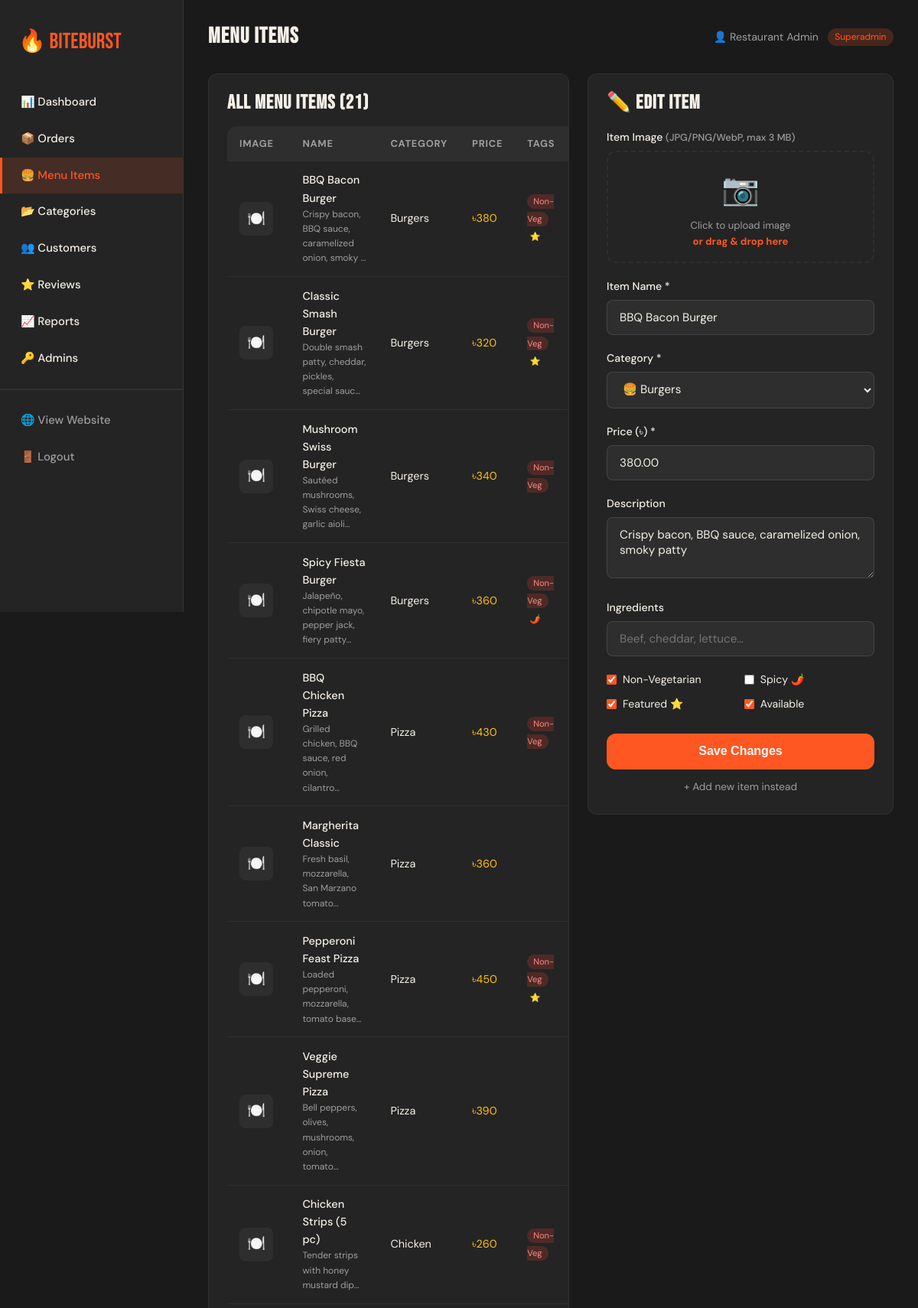
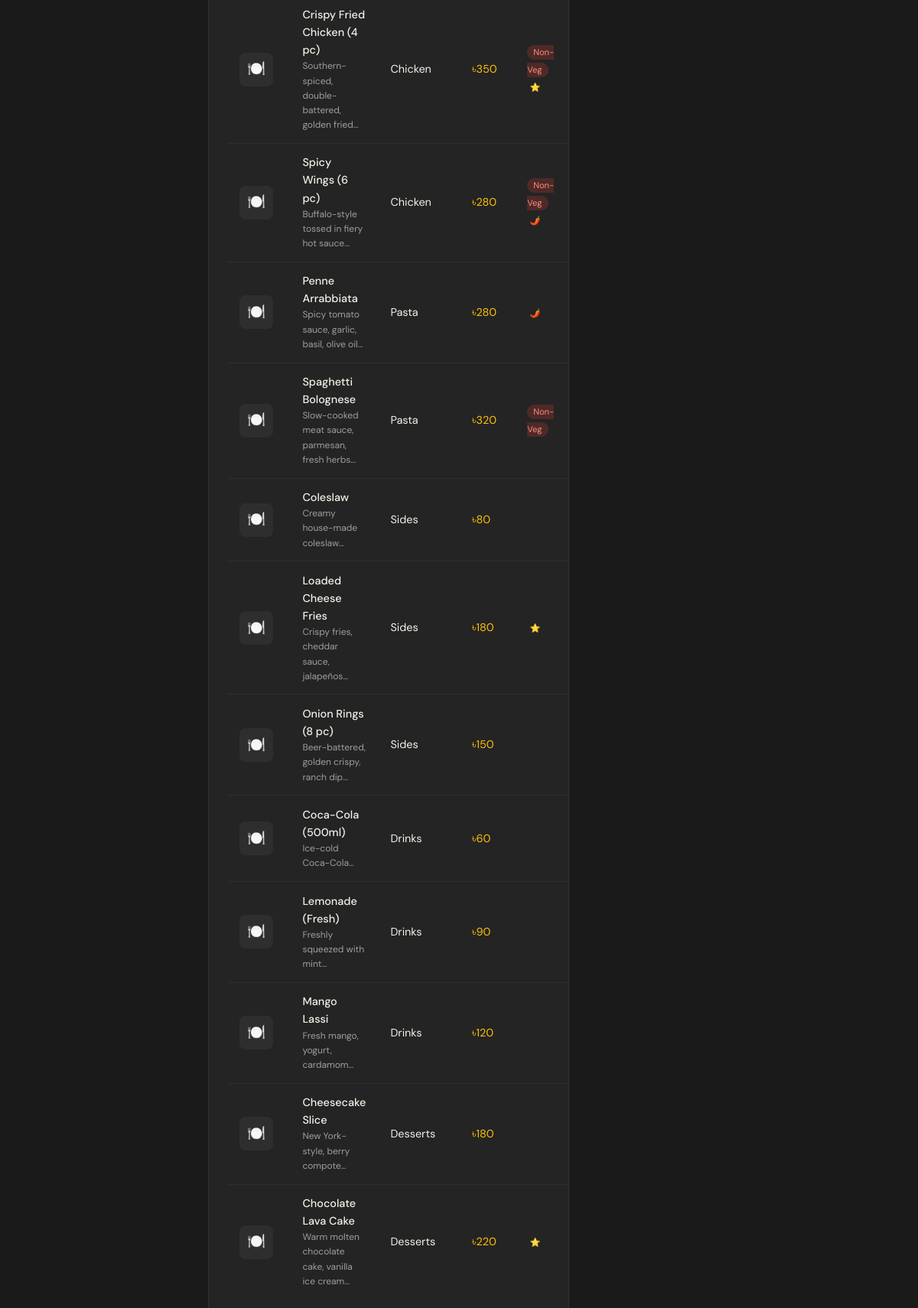
The page /admin/menu_items.php?edit=2 (signed in) on the database its author committed (2 pictures, top to bottom).
### tables this page shows
CREATE TABLE MenuItem (
    item_id        INT AUTO_INCREMENT PRIMARY KEY,
    restaurant_id  INT          NOT NULL,
    category_id    INT          NOT NULL,
    name           VARCHAR(120) NOT NULL,
    description    TEXT,
    price          DECIMAL(8,2) NOT NULL,
    image_url      VARCHAR(255),
    ingredients    TEXT,
    is_non_veg     TINYINT(1)   DEFAULT 0,
    is_spicy       TINYINT(1)   DEFAULT 0,
    is_featured    TINYINT(1)   DEFAULT 0,
    available      TINYINT(1)   DEFAULT 1,
    created_at     TIMESTAMP    DEFAULT CURRENT_TIMESTAMP,
    FOREIGN KEY (restaurant_id) REFERENCES Restaurant(restaurant_id) ON DELETE CASCADE,
    FOREIGN KEY (category_id)   REFERENCES Category(category_id)    ON DELETE RESTRICT
);

CREATE TABLE Category (
    category_id   INT AUTO_INCREMENT PRIMARY KEY,
    name          VARCHAR(80)  NOT NULL,
    icon          VARCHAR(10)  DEFAULT '🍽️',
    display_order INT          DEFAULT 0
);

### admin/menu_items.php (the view, shortened to what this page needs)
<?php
require_once __DIR__ . '/../config/db.php';
include 'includes/admin_header.php';
$edit_item = null;
if (isset($_GET['edit'])) {
    $edit_item = $conn->query("SELECT * FROM MenuItem WHERE item_id=".(int)$_GET['edit'])->fetch_assoc();
}
$categories = $conn->query("SELECT * FROM Category ORDER BY display_order");
$items = $conn->query("
    SELECT mi.*, c.name AS cat_name
    FROM MenuItem mi JOIN Category c ON mi.category_id=c.category_id
    ORDER BY c.display_order, mi.name
");
?>
<div style="display:grid;grid-template-columns:1fr 400px;gap:1.5rem;align-items:start">
  <div class="section-card" style="overflow-x:auto">
    <div style="display:flex;justify-content:space-between;align-items:center;margin-bottom:1rem">
      <h3>All Menu Items (<?= $items->num_rows ?>)</h3>
    </div>
    <table class="data-table">
      <thead><tr>
        <th>Image</th><th>Name</th><th>Category</th><th>Price</th><th>Tags</th><th>Available</th><th>Actions</th>
      </tr></thead>
      <tbody>
        <?php while($item = $items->fetch_assoc()): ?>
          <tr>
            <td>
              <?php if (!empty($item['image_url'])): ?>
                <img src="<?= '../' . htmlspecialchars($item['image_url']) ?>"
                     class="item-thumb" alt="<?= htmlspecialchars($item['name']) ?>"
                     onerror="this.style.display='none';this.nextElementSibling.style.display='inline-flex'">
                <span class="no-img-thumb" style="display:none">🍽️</span>
              <?php else: ?>
                <span class="no-img-thumb">🍽️</span>
              <?php endif; ?>
            </td>
            <td>
              <div style="font-weight:500"><?= htmlspecialchars($item['name']) ?></div>
              <div style="font-size:.75rem;color:var(--muted)"><?= htmlspecialchars(substr($item['description']??'',0,50)) ?>…</div>
            </td>
            <td><?= htmlspecialchars($item['cat_name']) ?></td>
            <td style="color:var(--gold)">৳<?= number_format($item['price'],0) ?></td>
            <td>
              <?php if($item['is_non_veg']): ?><span style="font-size:.7rem;background:rgba(244,67,54,.2);color:#ff8a80;padding:.15rem .5rem;border-radius:50px">Non-Veg</span><?php endif; ?>
              <?php if($item['is_spicy']): ?><span style="font-size:.7rem;margin-left:.2rem">🌶️</span><?php endif; ?>
              <?php if($item['is_featured']): ?><span style="font-size:.7rem;margin-left:.2rem">⭐</span><?php endif; ?>
            </td>
            <td>
            </td>
          </tr>
        <?php endwhile; ?>
      </tbody>
    </table>
  </div>
  <div class="section-card">
    <h3 style="margin-bottom:1.2rem"><?= $edit_item ? '✏️ Edit Item' : '➕ Add New Item' ?></h3>
    <form method="POST" enctype="multipart/form-data" id="itemForm">
      <div class="form-group">
        <label>Item Image <span style="color:var(--muted);font-size:.8rem">(JPG/PNG/WebP, max 3 MB)</span></label>
        <?php $currentImg = $edit_item['image_url'] ?? ''; ?>
        <div class="img-upload-box" id="uploadBox" onclick="document.getElementById('item_image').click()">
          <div id="imgPlaceholder" <?= !empty($currentImg) ? 'style="display:none"' : '' ?>>
            <div class="img-placeholder">📷</div>
            <div class="img-upload-label">Click to upload image<br><strong>or drag & drop here</strong></div>
          </div>
        </div>
      </div>
      <div class="form-group">
        <label>Item Name *</label>
        <input type="text" name="name" value="<?= htmlspecialchars($edit_item['name']??'') ?>" placeholder="e.g. Classic Smash Burger" required>
      </div>
      <div class="form-group">
        <label>Category *</label>
        <select name="category_id" required>
          <?php $categories->data_seek(0); while($c=$categories->fetch_assoc()): ?>
            <option value="<?= $c['category_id'] ?>"
              <?= ($edit_item['category_id']??0)==$c['category_id']?'selected':'' ?>>
              <?= $c['icon'] ?> <?= htmlspecialchars($c['name']) ?>
            </option>
          <?php endwhile; ?>
        </select>
      </div>
      <div class="form-group">
        <label>Price (৳) *</label>
        <input type="number" name="price" step="0.01" min="1" value="<?= $edit_item['price']??'' ?>" placeholder="320" required>
      </div>
      <div class="form-group">
        <label>Description</label>
        <textarea name="description" rows="2" placeholder="Short description…"><?= htmlspecialchars($edit_item['description']??'') ?></textarea>
      </div>
      <div class="form-group">
        <label>Ingredients</label>
        <input type="text" name="ingredients" value="<?= htmlspecialchars($edit_item['ingredients']??'') ?>" placeholder="Beef, cheddar, lettuce…">
      </div>
      <div style="display:grid;grid-template-columns:1fr 1fr;gap:.6rem;margin-bottom:1.2rem">
        <?php
        $checks = [
            'is_non_veg' => 'Non-Vegetarian',
            'is_spicy'   => 'Spicy 🌶️',
            'is_featured'=> 'Featured ⭐',
            'available'  => 'Available',
        ];
        foreach($checks as $field => $label):
          $checked = $edit_item ? ($edit_item[$field] ? 'checked' : '') : ($field==='available'?'checked':'');
        ?>
          <label style="display:flex;align-items:center;gap:.5rem;font-size:.88rem;cursor:pointer">
            <input type="checkbox" name="<?= $field ?>" <?= $checked ?> style="accent-color:var(--fire)">
            <?= $label ?>
          </label>
        <?php endforeach; ?>
      </div>
      <button type="submit" class="btn-full"><?= $edit_item ? 'Save Changes' : 'Add Item' ?></button>
      <?php if($edit_item): ?>
        <a href="menu_items.php" style="display:block;text-align:center;margin-top:.8rem;color:var(--muted);font-size:.85rem">+ Add new item instead</a>
      <?php endif; ?>
    </form>
  </div>
</div>
<?php include 'includes/admin_footer.php'; ?>

### assets/css/style.css (style rules this page uses)
:root { --fire: #FF5722; --fire-dk: #E64A19; --gold: #FFC107; --dark: #1A1A1A; --dark-2: #242424; --dark-3: #2E2E2E; --cream: #F5F0E8; --muted: #9E9E9E; --white: #FFFFFF; --success: #4CAF50; --danger: #F44336; --radius: 12px; --shadow: 0 8px 32px rgba(0,0,0,.45); }
*, *::before, *::after { box-sizing: border-box; margin: 0; padding: 0; }
html { scroll-behavior: smooth; }
body { font-family: 'DM Sans', sans-serif; background: var(--dark); color: var(--cream); line-height: 1.6; overflow-x: hidden; }
h1,h2,h3,h4 { font-family: 'Bebas Neue', sans-serif; letter-spacing: .04em; line-height: 1.1; }
h3 { font-size: 1.6rem; }
.form-group { margin-bottom: 1.2rem; }
.form-group label { display: block; font-size: .88rem; font-weight: 500; margin-bottom: .4rem; color: var(--cream); }
.form-group input, .form-group select, .form-group textarea { width: 100%; padding: .75rem 1rem; background: var(--dark-3); border: 1px solid rgba(255,255,255,.1); border-radius: 8px; color: var(--cream); font-family: 'DM Sans', sans-serif; font-size: .95rem; transition: border-color .2s; }
.form-group textarea { resize: vertical; min-height: 80px; }
.btn-full { width: 100%; padding: .9rem; border-radius: var(--radius); background: var(--fire); color: #fff; font-size: 1rem; font-weight: 600; border: none; cursor: pointer; transition: background .2s; margin-top: .5rem; }
.data-table { width: 100%; border-collapse: collapse; background: var(--dark-2); border-radius: var(--radius); overflow: hidden; }
.data-table th { background: var(--dark-3); padding: .8rem 1rem; text-align: left; font-size: .8rem; color: var(--muted); text-transform: uppercase; letter-spacing: .06em; }
.data-table td { padding: .85rem 1rem; border-bottom: 1px solid rgba(255,255,255,.05); font-size: .9rem; }
.data-table tr:last-child td { border: none; }
.section-card { background: var(--dark-2); border-radius: var(--radius); padding: 1.5rem; border: 1px solid rgba(255,255,255,.06); margin-bottom: 1.5rem; }
.fade-in { animation: fadeUp .5s ease both; }

### admin/menu_items.php (style rules this page uses)
.img-upload-box { border: 2px dashed var(--dark-3, #333); border-radius: 12px; padding: 1rem; text-align: center; cursor: pointer; transition: border-color .25s, background .25s; position: relative; background: var(--dark-2, #1a1a1a); }
.img-placeholder { font-size: 2.5rem; margin-bottom: .3rem; }
.img-upload-label { font-size: .82rem; color: var(--muted, #888); }
.img-upload-label strong { color: var(--fire, #ff6b35); }
.no-img-thumb { width: 44px; height: 44px; border-radius: 8px; background: var(--dark-3,#222); display: inline-flex; align-items: center; justify-content: center; font-size: 1.2rem; vertical-align: middle; margin-right: .4rem; }

### rows shown on the page
menuitem: name "BBQ Bacon Burger", description "Crispy bacon, BBQ sauce, caramelized onion, smoky", category.name "Burgers", price "380", is_non_veg "Non-Veg", category_id "🍔 Burgers", price "380.00", description "Crispy bacon, BBQ sauce, caramelized onion, smoky patty"
menuitem: name "Classic Smash Burger", description "Double smash patty, cheddar, pickles, special sauc", category.name "Burgers", price "320", is_non_veg "Non-Veg"
menuitem: name "Mushroom Swiss Burger", description "Sautéed mushrooms, Swiss cheese, garlic aioli", category.name "Burgers", price "340", is_non_veg "Non-Veg"
menuitem: name "Spicy Fiesta Burger", description "Jalapeño, chipotle mayo, pepper jack, fiery patty", category.name "Burgers", price "360", is_non_veg "Non-Veg"
menuitem: name "BBQ Chicken Pizza", description "Grilled chicken, BBQ sauce, red onion, cilantro", category.name "Pizza", price "430", is_non_veg "Non-Veg"
menuitem: name "Margherita Classic", description "Fresh basil, mozzarella, San Marzano tomato", category.name "Pizza", price "360"
menuitem: name "Pepperoni Feast Pizza", description "Loaded pepperoni, mozzarella, tomato base", category.name "Pizza", price "450", is_non_veg "Non-Veg"
menuitem: name "Veggie Supreme Pizza", description "Bell peppers, olives, mushrooms, onion, tomato", category.name "Pizza", price "390"
menuitem: name "Chicken Strips (5 pc)", description "Tender strips with honey mustard dip", category.name "Chicken", price "260", is_non_veg "Non-Veg"
menuitem: name "Crispy Fried Chicken (4 pc)", description "Southern-spiced, double-battered, golden fried", category.name "Chicken", price "350", is_non_veg "Non-Veg"
menuitem: name "Spicy Wings (6 pc)", description "Buffalo-style tossed in fiery hot sauce", category.name "Chicken", price "280", is_non_veg "Non-Veg"
menuitem: name "Penne Arrabbiata", description "Spicy tomato sauce, garlic, basil, olive oil", category.name "Pasta", price "280"
menuitem: name "Spaghetti Bolognese", description "Slow-cooked meat sauce, parmesan, fresh herbs", category.name "Pasta", price "320", is_non_veg "Non-Veg"
menuitem: name "Coleslaw", description "Creamy house-made coleslaw", category.name "Sides", price "80"
menuitem: name "Loaded Cheese Fries", description "Crispy fries, cheddar sauce, jalapeños", category.name "Sides", price "180"
menuitem: name "Onion Rings (8 pc)", description "Beer-battered, golden crispy, ranch dip", category.name "Sides", price "150"
menuitem: name "Coca-Cola (500ml)", description "Ice-cold Coca-Cola", category.name "Drinks", price "60"
menuitem: name "Lemonade (Fresh)", description "Freshly squeezed with mint", category.name "Drinks", price "90"
menuitem: name "Mango Lassi", description "Fresh mango, yogurt, cardamom", category.name "Drinks", price "120"
menuitem: name "Cheesecake Slice", description "New York-style, berry compote", category.name "Desserts", price "180"
menuitem: name "Chocolate Lava Cake", description "Warm molten chocolate cake, vanilla ice cream", category.name "Desserts", price "220"

### other values the page prints
$page_title "Menu Items"
$_SESSION['admin_name'] "Restaurant Admin"
$_SESSION['admin_role'] "Superadmin"
$items->num_rows "21"
$label "Non-Vegetarian"
$label "Spicy 🌶️"
$label "Featured ⭐"
$label "Available"
